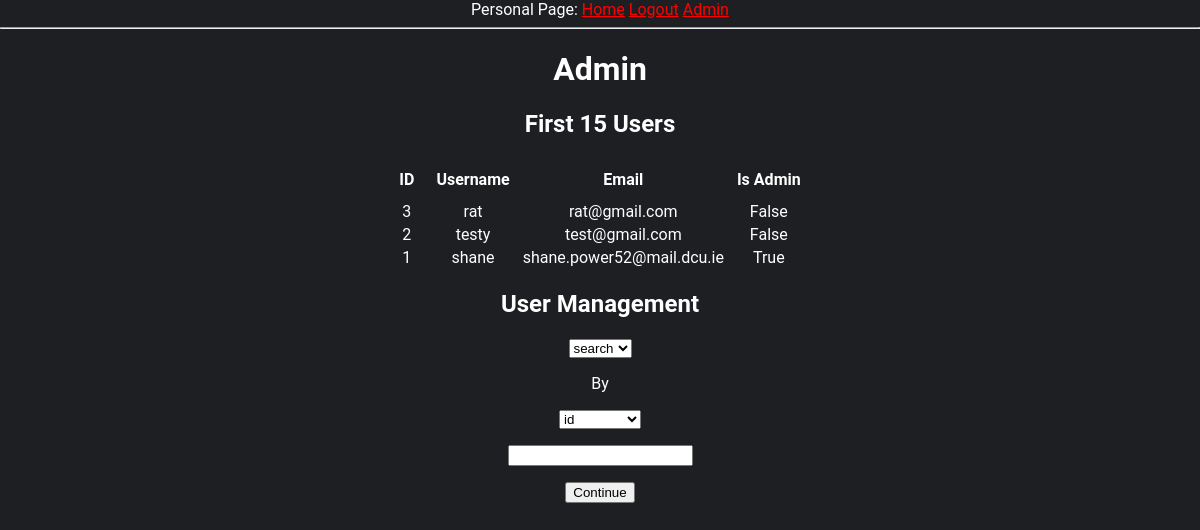
The page /admin (signed in) on the database its author committed.
### app/models.py (models this page shows, shortened)
class User(UserMixin, db.Model):
    id = db.Column(db.Integer, primary_key=True)
    username = db.Column(db.String(64), index=True, unique=True)
    email = db.Column(db.String(120), index=True, unique=True)
    is_admin = db.Column(db.Integer, index=True)
    password_hash = db.Column(db.String(128))

### app/routes.py (the view)
@app.route('/admin', methods=['GET', 'POST'])
def admin():
    try:
        if current_user.is_admin == 1:
            tester_form = TesterForm()
            if tester_form.admin_choice.data == 'delete':
                User.query.filter_by(**{ tester_form.choices.data : tester_form.filter_val.data}).delete()
                users = User.query.all()
                db.session.commit()
                flash('User Deleted.')
            elif tester_form.admin_choice.data == 'search':
                users = User.query.filter_by(**{ tester_form.choices.data : tester_form.filter_val.data})
                if users.count() == 0:
                    flash('User not found')
                else:
                    flash('User found.')
            else:
                users = User.query.order_by(User.id.desc()).limit(15).all()
            return render_template('admin.html', title='Admin', users=users, tester_form=tester_form, gen_get='First 15 Users')
        else:
            return redirect(url_for('index'))
    except AttributeError:
        flash('Access Forbidden')
        return redirect(url_for('index'))

### app/forms.py
class TesterForm(FlaskForm):
    admin_choice = SelectField(u'select_delete', choices=['search', 'delete'])
    filter_val = StringField('Input')
    choices = SelectField(u'choices', choices=['id', 'username', 'email', 'is_admin'])
    submit = SubmitField('Continue')

### app/models.py (called while the page is built)
@login.user_loader
def load_user(id):
    return User.query.get(int(id))

### app/templates/admin.html
{% extends "base.html" %}
{% block content %}
<h1>Admin</h1>
        <table>
            <h2>{{gen_get}}</h2>
            <thead><tr><th>ID</th><th>Username</th><th>Email</th><th>Is Admin</th></tr></thead>
            <tbody>
                {% for user in users %}
                <tr>
                    <td>{{user.id}}</td>
                    <td>{{user.username}}</td>
                    <td>{{user.email}}</td>
                    {% if user.is_admin == 1 %}
                    <td>True</td>
                    {% else %}
                    <td>False</td>
                    {% endif %}
                </tr>
                {% endfor %}
            </tbody>
        </table>
    <h2> User Management </h2>
    <form action="" method="post">
        <select id="admin_choice" name="admin_choice">
            {% for item in tester_form.admin_choice %}
                <option val="{{item}}"></option>
            {% endfor %}
        </select>
        <p> By </p>
        <select id="choices" name="choices">
            {% for c_item in tester_form.choices %}
            <option val="{{c_item}}"></option>
            {% endfor %}
        </select>
        <p> {{ tester_form.filter_val() }} </p>
        <p> {{ tester_form.submit() }} </p>
    </form>
    {% endblock %}

### app/templates/base.html (shortened to what this page needs)
<!doctype html>
<html>
    <head>
        <link rel="stylesheet" href="static/styles.css">
    </head>
    <body>
        <div>
            Personal Page:
            <a href="{{ url_for('index') }}">Home</a>
            {% if current_user.is_anonymous %}
            <a href="{{ url_for('login') }}">Login</a>
            {% else %}
            <a href="{{ url_for('logout') }}">Logout</a>
            {% endif %}
            {% if current_user.is_admin %}
            <a href="{{ url_for('admin') }}">Admin</a>
            {% endif %}
        </div>
        <hr>
        {% block content %}{% endblock %}
    </body>
</html>

### app/static/styles.css (style rules this page uses)
:root { font-size: 16px; font-family: "Roboto", sans-serif; --text-primary: #b6b6b6; --text-secondary: #cccccc; --bg-primary: #23232e; --bg-secondary: #141418; --transition-speed: 600ms; --bg-element-primary: rgb(0, 0, 0); --header-primary: #f5f5f5; --header-secondary: #e0e0e0; --background-color: #1e1f23; }
body { color: white; background-color: var(--background-color); margin: 0; padding: 0; text-align : center; margin-left: auto; margin-right: auto; list-style-position:inside; }
a { color: red; }
table { margin-left: auto; margin-right: auto; }
td { border-radius:8px; }
tr, th, th { border-width : 0px; padding: 10px; }

### rows shown on the page
User: id "3", username "rat", email "rat@gmail.com", is_admin "False"
User: id "2", username "testy", email "test@gmail.com", is_admin "False"
User: id "1", username "shane", email "shane.power52@mail.dcu.ie", is_admin "True"

### other values the page prints
{{ gen_get }} "First 15 Users"
form field admin_choice "search"
form field choices "id"
